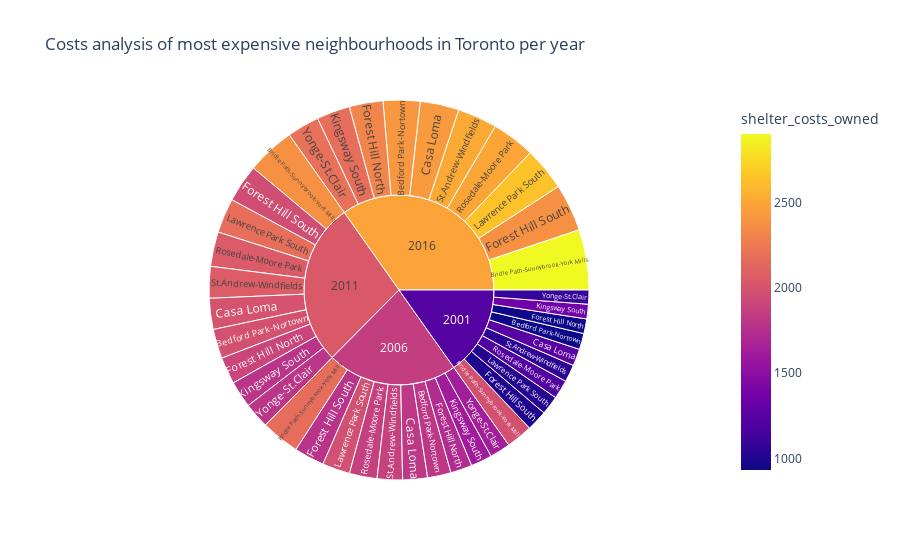

This figure's notebook cell:
### Code cell
# Create the sunburst chart
# YOUR CODE HERE!
fig = px.sunburst(
    top_10_all_expensive,
    path=['year', 'neighbourhood'], 
    color='shelter_costs_owned',
    values='average_house_value',
    title='Costs analysis of most expensive neighbourhoods in Toronto per year')
fig.show()

### Figure 1 — Plotly figure (JSON) as saved in the notebook; plotly's stock layout.template omitted (floating-point values rounded to 4 significant figures)
{"data": [{"branchvalues": "total", "customdata": [[933], [1808], [1988], [2418], [1983], [2170], [2387], [2903], [1241], [1819], [2001], [2434], [940], [1731], [1904], [2316], [1001], [1781], [1959], [2383], [1362], [1625], [1787], [2173], [1021], [1977], [2174], [2644], [1219], [1868], [2054], [2498], [1055], [1881], [2069], [2516], [1091], [1638], [1802], [2192], [1225.0], [1856.0], [2041.0], [2483.0]], "domain": {"x": [0, 1], "y": [0, 1]}, "hovertemplate": "labels=%{label}<br>average_house_value=%{value}<br>parent=%{parent}<br>id=%{id}<br>shelter_costs_owned=%{color}<extra></extra>", "ids": ["2001/Bedford Park-Nortown", "2006/Bedford Park-Nortown", "2011/Bedford Park-Nortown", "2016/Bedford Park-Nortown", "2001/Bridle Path-Sunnybrook-York Mills", "2006/Bridle Path-Sunnybrook-York Mills", "2011/Bridle Path-Sunnybrook-York Mills", "2016/Bridle Path-Sunnybrook-York Mills", "2001/Casa Loma", "2006/Casa Loma", "2011/Casa Loma", "2016/Casa Loma", "2001/Forest Hill North", "2006/Forest Hill North", "2011/Forest Hill North", "2016/Forest Hill North", "2001/Forest Hill South", "2006/Forest Hill South", "2011/Forest Hill South", "2016/Forest Hill South", "2001/Kingsway South", "2006/Kingsway South", "2011/Kingsway South", "2016/Kingsway South", "2001/Lawrence Park South", "2006/Lawrence Park South", "2011/Lawrence Park South", "2016/Lawrence Park South", "2001/Rosedale-Moore Park", "2006/Rosedale-Moore Park", "2011/Rosedale-Moore Park", "2016/Rosedale-Moore Park", "2001/St.Andrew-Windfields", "2006/St.Andrew-Windfields", "2011/St.Andrew-Windfields", "2016/St.Andrew-Windfields", "2001/Yonge-St.Clair", "2006/Yonge-St.Clair", "2011/Yonge-St.Clair", "2016/Yonge-St.Clair", "2001", "2006", "2011", "2016"], "labels": ["Bedford Park-Nortown", "Bedford Park-Nortown", "Bedford Park-Nortown", "Bedford Park-Nortown", "Bridle Path-Sunnybrook-York Mills", "Bridle Path-Sunnybrook-York Mills", "Bridle Path-Sunnybrook-York Mills", "Bridle Path-Sunnybrook-York Mills", "Casa Loma", "Casa Loma", "Casa Loma", "Casa Loma", "Forest Hill North", "Forest Hill North", "Forest Hill North", "Forest Hill North", "Forest Hill South", "Forest Hill South", "Forest Hill South", "Forest Hill South", "Kingsway South", "Kingsway South", "Kingsway South", "Kingsway South", "Lawrence Park South", "Lawrence Park South", "Lawrence Park South", "Lawrence Park South", "Rosedale-Moore Park", "Rosedale-Moore Park", "Rosedale-Moore Park", "Rosedale-Moore Park", "St.Andrew-Windfields", "St.Andrew-Windfields", "St.Andrew-Windfields", "St.Andrew-Windfields", "Yonge-St.Clair", "Yonge-St.Clair", "Yonge-St.Clair", "Yonge-St.Clair", "2001", "2006", "2011", "2016"], "marker": {"coloraxis": "coloraxis", "colors": [933, 1808, 1988, 2418, 1983, 2170, 2387, 2903, 1241, 1819, 2001, 2434, 940, 1731, 1904, 2316, 1001, 1781, 1959, 2383, 1362, 1625, 1787, 2173, 1021, 1977, 2174, 2644, 1219, 1868, 2054, 2498, 1055, 1881, 2069, 2516, 1091, 1638, 1802, 2192, 1225.0, 1856.0, 2041.0, 2483.0]}, "name": "", "parents": ["2001", "2006", "2011", "2016", "2001", "2006", "2011", "2016", "2001", "2006", "2011", "2016", "2001", "2006", "2011", "2016", "2001", "2006", "2011", "2016", "2001", "2006", "2011", "2016", "2001", "2006", "2011", "2016", "2001", "2006", "2011", "2016", "2001", "2006", "2011", "2016", "2001", "2006", "2011", "2016", "", "", "", ""], "type": "sunburst", "values": [565304, 826963, 1034387, 1295007, 927466, 1356757, 1697067, 2124653, 596077, 871981, 1090696, 1365503, 517466, 756983, 946854, 1185419, 726664, 1063011, 1329642, 1664653, 512334, 749476, 937464, 1173663, 664712, 972384, 1216283, 1522732, 664476, 972039, 1215852, 1522193, 607040, 888017, 1110755, 1390616, 494098, 722799, 904096, 1131888, 6275637, 9180410, 11483096, 14376327]}], "layout": {"autosize": true, "coloraxis": {"colorbar": {"title": {"text": "shelter_costs_owned"}}, "colorscale": [[0, "#0d0887"], [0.1111, "#46039f"], [0.2222, "#7201a8"], [0.3333, "#9c179e"], [0.4444, "#bd3786"], [0.5556, "#d8576b"], [0.6667, "#ed7953"], [0.7778, "#fb9f3a"], [0.8889, "#fdca26"], [1, "#f0f921"]]}, "legend": {"tracegroupgap": 0}, "title": {"text": "Costs analysis of most expensive neighbourhoods in Toronto per year"}}}
